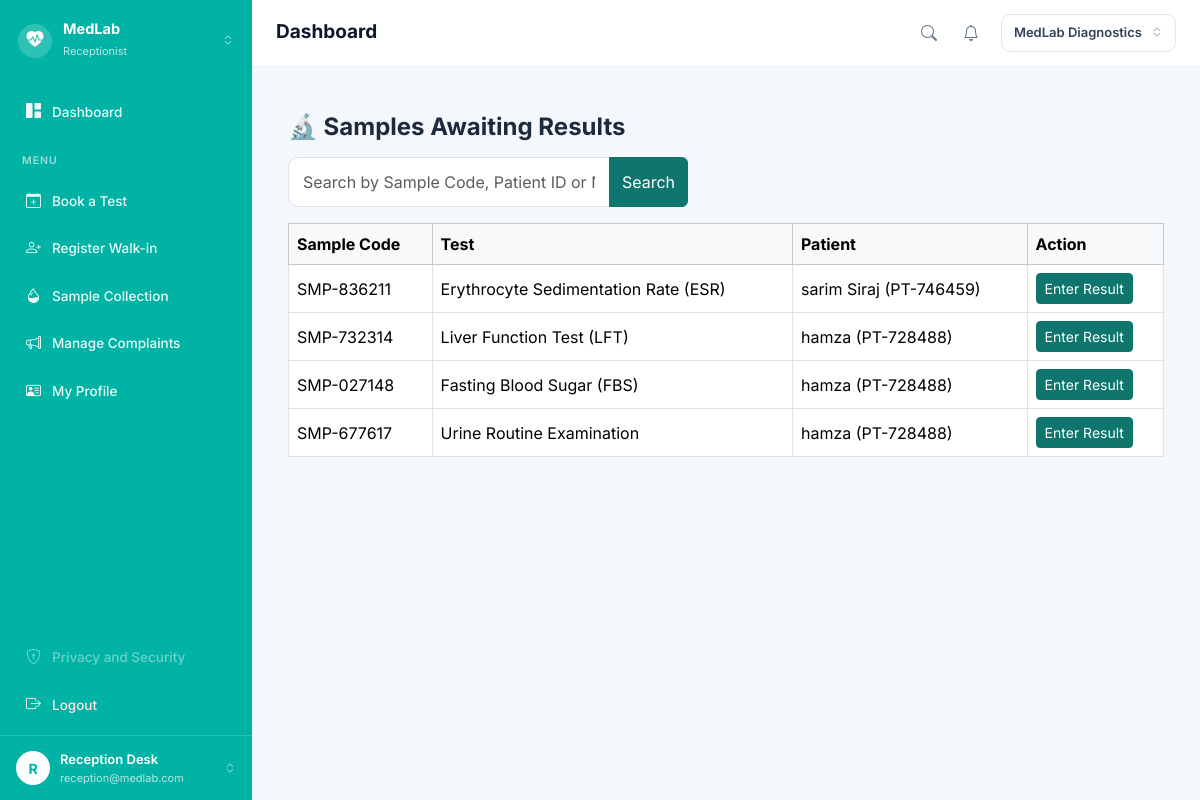
The page /medlab/samples/collected (signed in) on the database as committed earlier.
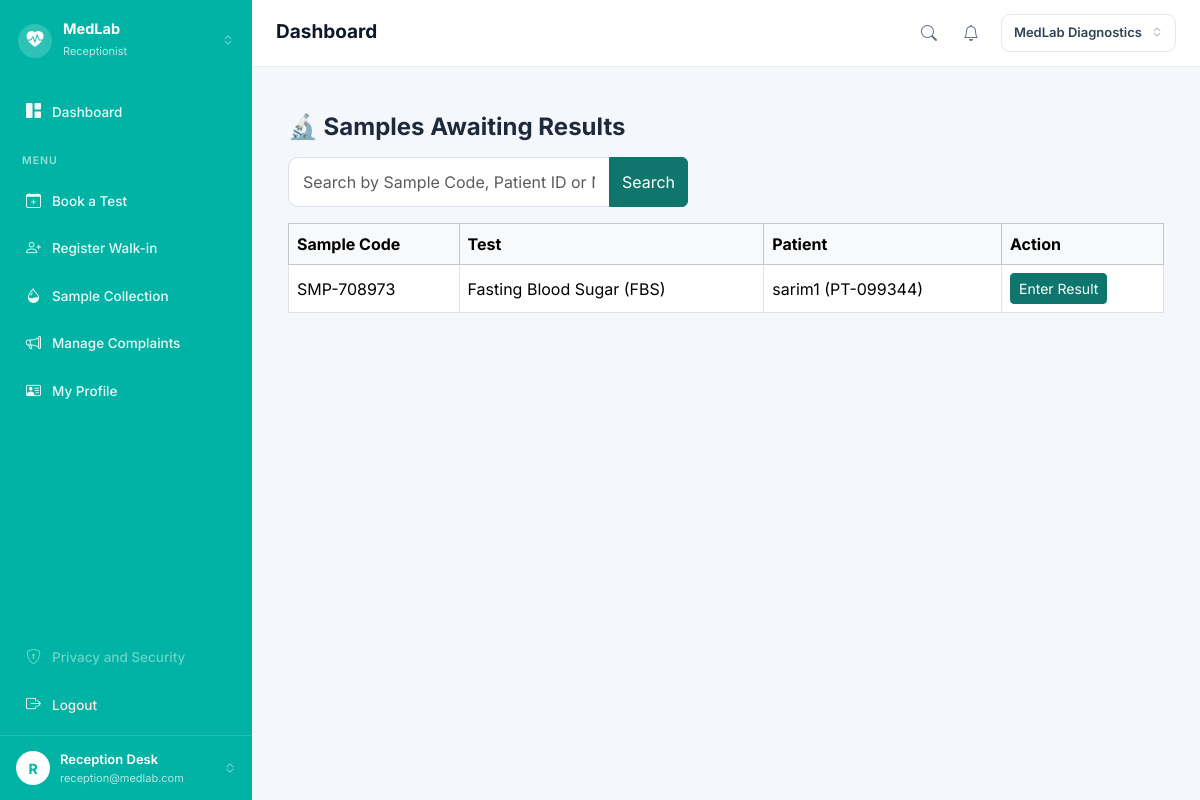
The same page on the database as committed later.
### app/models/sample.py (models this page shows, shortened)
class Sample(db.Model):
    __tablename__ = "samples"
    id = db.Column(db.Integer, primary_key=True)
    booking_item_id = db.Column(
        db.Integer,
        db.ForeignKey("booking_items.id"),
        nullable=False
    )
    sample_code = db.Column(
        db.String(30),
        unique=True,
        nullable=False
    )
    collected_by = db.Column(
        db.Integer,
        db.ForeignKey("staff.id"),
        nullable=True
    )
    collected_at = db.Column(db.DateTime, nullable=True)
    status = db.Column(
        db.String(30),
        default="Pending Collection",
        nullable=False
    )   # Pending Collection, Collected, Received in Lab, Processing, Completed, Rejected
    created_at = db.Column(
        db.DateTime,
        default=lambda: datetime.now(timezone.utc),
        nullable=False
    )
    booking_item = db.relationship(
    "BookingItem",
    backref=db.backref("sample", uselist=False))
    collector = db.relationship("Staff")

### app/models/test.py (models this page shows, shortened)
class Test(db.Model):
    __tablename__ = "tests"
    id = db.Column(db.Integer, primary_key=True)
    category_id = db.Column(
        db.Integer,
        db.ForeignKey("test_categories.id"),
        nullable=False
    )
    name = db.Column(db.String(150), nullable=False)
    code = db.Column(db.String(20), unique=True, nullable=False)
    price = db.Column(db.Float, nullable=False)
    sample_type = db.Column(db.String(50), nullable=True)
    turnaround_hours = db.Column(db.Integer, nullable=True)
    category = db.relationship("TestCategory", back_populates="tests")

### app/models/patient.py (models this page shows, shortened)
class Patient(db.Model):
    __tablename__ = "patients"
    id = db.Column(db.Integer, primary_key=True)
    patient_code = db.Column(
        db.String(20),
        unique=True,
        nullable=False
    )
    user_id = db.Column(
        db.Integer,
        db.ForeignKey("users.id"),
        nullable=True
    )
    full_name = db.Column(db.String(100), nullable=False)
    dob = db.Column(db.Date, nullable=True)
    gender = db.Column(db.String(10), nullable=True)
    phone = db.Column(db.String(20), nullable=True)
    address = db.Column(db.String(255), nullable=True)
    user = db.relationship("User", backref="patient_profile")

### app/medlab/routes.py (the view, shortened to what this page needs)
@medlab.route("/samples/collected")
@login_required
def collected_samples():
    search = request.args.get("search", "").strip()
    query = Sample.query.filter_by(status="Collected")
    samples = query.all()
    return render_template(
        "medlab/collected_samples.html",
        samples=samples,
        search=search
    )

### app/auth/routes.py (called while the page is built)
@login_manager.user_loader
def load_user(user_id):
    return db.session.get(
        User,
        int(user_id)
    )

### app/templates/medlab/collected_samples.html
{% extends "base.html" %}
{% block content %}
<div class="container mt-4">
    <h4 class="fw-bold mb-3">🔬 Samples Awaiting Results</h4>
    <form method="GET" class="mb-3">
        <div class="input-group" style="max-width: 400px;">
            <input type="text" name="search" class="form-control"
                   placeholder="Search by Sample Code, Patient ID or Name..."
                   value="{{ search }}">
            <button class="btn btn-primary" type="submit">Search</button>
        </div>
    </form>
    <table class="table table-bordered align-middle">
        <thead class="table-light">
            <tr>
                <th>Sample Code</th>
                <th>Test</th>
                <th>Patient</th>
                <th>Action</th>
            </tr>
        </thead>
        <tbody>
            {% for s in samples %}
            <tr>
                <td>{{ s.sample_code }}</td>
                <td>{{ s.booking_item.test.name }}</td>
                <td>{{ s.booking_item.booking.patient.full_name }} ({{ s.booking_item.booking.patient.patient_code }})</td>
                <td>
                    <a href="{{ url_for('medlab.enter_result', sample_id=s.id) }}" class="btn btn-sm btn-primary">
                        Enter Result
                    </a>
                </td>
            </tr>
            {% else %}
            <tr>
                <td colspan="4" class="text-center text-muted">No samples pending 🎉</td>
            </tr>
            {% endfor %}
        </tbody>
    </table>
</div>
{% endblock %}

Rows that differ between the two databases and show on the page:
no longer on this page (row edited): Sample: sample_code "SMP-836211", booking_item.test.name "Erythrocyte Sedimentation Rate (ESR)", booking_item.booking.patient.full_name "sarim Siraj", booking_item.booking.patient.patient_code "PT-746459"
no longer on this page (row edited): Sample: sample_code "SMP-732314", booking_item.test.name "Liver Function Test (LFT)", booking_item.booking.patient.full_name "hamza", booking_item.booking.patient.patient_code "PT-728488"
no longer on this page (row edited): Sample: sample_code "SMP-027148", booking_item.test.name "Fasting Blood Sugar (FBS)", booking_item.booking.patient.full_name "hamza", booking_item.booking.patient.patient_code "PT-728488"
no longer on this page (row edited): Sample: sample_code "SMP-677617", booking_item.test.name "Urine Routine Examination", booking_item.booking.patient.full_name "hamza", booking_item.booking.patient.patient_code "PT-728488"
added Sample: sample_code "SMP-708973", booking_item.test.name "Fasting Blood Sugar (FBS)", booking_item.booking.patient.full_name "sarim1", booking_item.booking.patient.patient_code "PT-099344"
